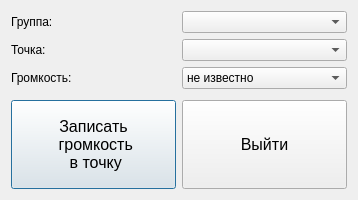
<?xml version="1.0" encoding="UTF-8"?>
<ui version="4.0">
 <class>DialogVolumeConfig</class>
 <widget class="QDialog" name="DialogVolumeConfig">
  <property name="geometry">
   <rect>
    <x>0</x>
    <y>0</y>
    <width>358</width>
    <height>200</height>
   </rect>
  </property>
  <property name="windowTitle">
   <string>Настройка громкости точки</string>
  </property>
  <layout class="QGridLayout" name="gridLayout_2">
   <item row="0" column="0" colspan="2">
    <layout class="QGridLayout" name="gridLayout">
     <item row="0" column="0">
      <widget class="QLabel" name="label">
       <property name="text">
        <string>Группа:</string>
       </property>
      </widget>
     </item>
     <item row="0" column="1">
      <widget class="QComboBox" name="comboBoxGroup"/>
     </item>
     <item row="1" column="0">
      <widget class="QLabel" name="label_2">
       <property name="text">
        <string>Точка:</string>
       </property>
      </widget>
     </item>
     <item row="1" column="1">
      <widget class="QComboBox" name="comboBoxPoint"/>
     </item>
     <item row="2" column="0">
      <widget class="QLabel" name="label_3">
       <property name="text">
        <string>Громкость:</string>
       </property>
      </widget>
     </item>
     <item row="2" column="1">
      <widget class="QComboBox" name="comboBoxVolume">
       <item>
        <property name="text">
         <string>не известно</string>
        </property>
       </item>
       <item>
        <property name="text">
         <string>максимум</string>
        </property>
       </item>
       <item>
        <property name="text">
         <string>1/2</string>
        </property>
       </item>
       <item>
        <property name="text">
         <string>1/4</string>
        </property>
       </item>
       <item>
        <property name="text">
         <string>1/8</string>
        </property>
       </item>
      </widget>
     </item>
    </layout>
   </item>
   <item row="1" column="0">
    <spacer name="verticalSpacer">
     <property name="orientation">
      <enum>Qt::Vertical</enum>
     </property>
     <property name="sizeHint" stdset="0">
      <size>
       <width>20</width>
       <height>5</height>
      </size>
     </property>
    </spacer>
   </item>
   <item row="2" column="0">
    <widget class="QPushButton" name="pushButton">
     <property name="sizePolicy">
      <sizepolicy hsizetype="Minimum" vsizetype="Preferred">
       <horstretch>0</horstretch>
       <verstretch>1</verstretch>
      </sizepolicy>
     </property>
     <property name="font">
      <font>
       <pointsize>12</pointsize>
      </font>
     </property>
     <property name="text">
      <string>Записать
 громкость
 в точку</string>
     </property>
    </widget>
   </item>
   <item row="2" column="1">
    <widget class="QPushButton" name="pushButton_2">
     <property name="sizePolicy">
      <sizepolicy hsizetype="Minimum" vsizetype="Preferred">
       <horstretch>0</horstretch>
       <verstretch>1</verstretch>
      </sizepolicy>
     </property>
     <property name="font">
      <font>
       <pointsize>12</pointsize>
      </font>
     </property>
     <property name="text">
      <string>Выйти</string>
     </property>
    </widget>
   </item>
  </layout>
 </widget>
 <resources/>
 <connections>
  <connection>
   <sender>pushButton</sender>
   <signal>clicked()</signal>
   <receiver>DialogVolumeConfig</receiver>
   <slot>accept()</slot>
   <hints>
    <hint type="sourcelabel">
     <x>176</x>
     <y>128</y>
    </hint>
    <hint type="destinationlabel">
     <x>241</x>
     <y>166</y>
    </hint>
   </hints>
  </connection>
  <connection>
   <sender>pushButton_2</sender>
   <signal>clicked()</signal>
   <receiver>DialogVolumeConfig</receiver>
   <slot>reject()</slot>
   <hints>
    <hint type="sourcelabel">
     <x>246</x>
     <y>157</y>
    </hint>
    <hint type="destinationlabel">
     <x>333</x>
     <y>166</y>
    </hint>
   </hints>
  </connection>
 </connections>
</ui>
